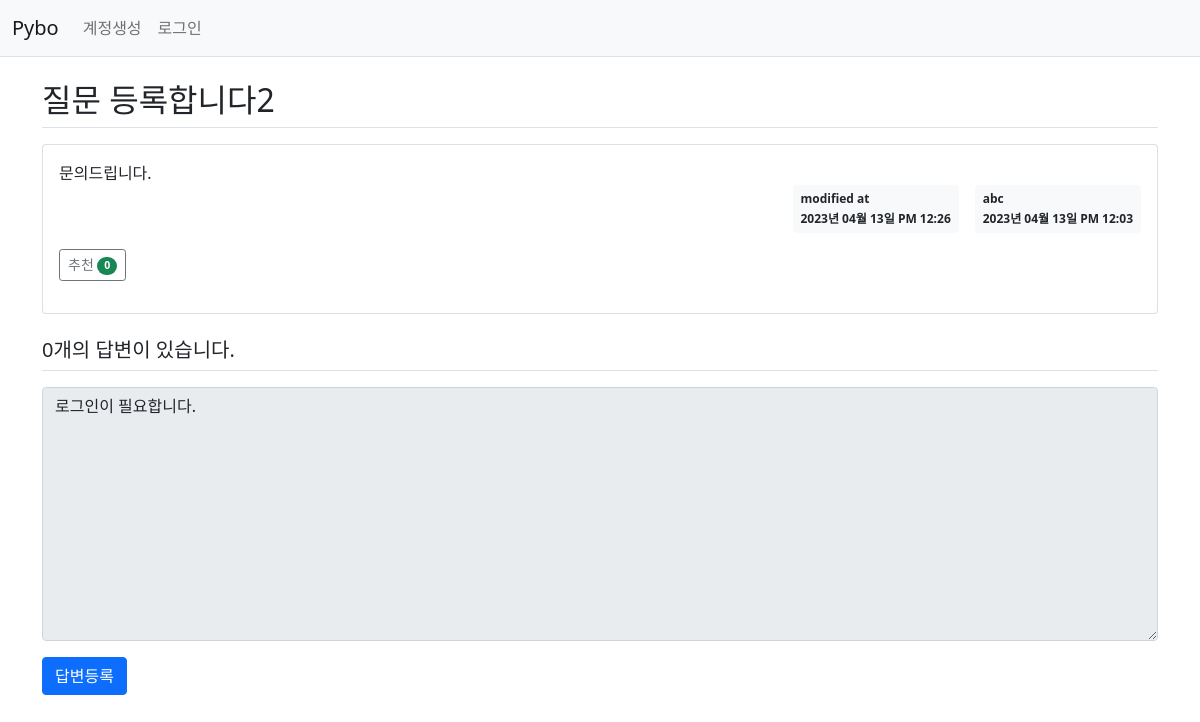
/question/detail/301/, run on an earlier commit of the app's database.
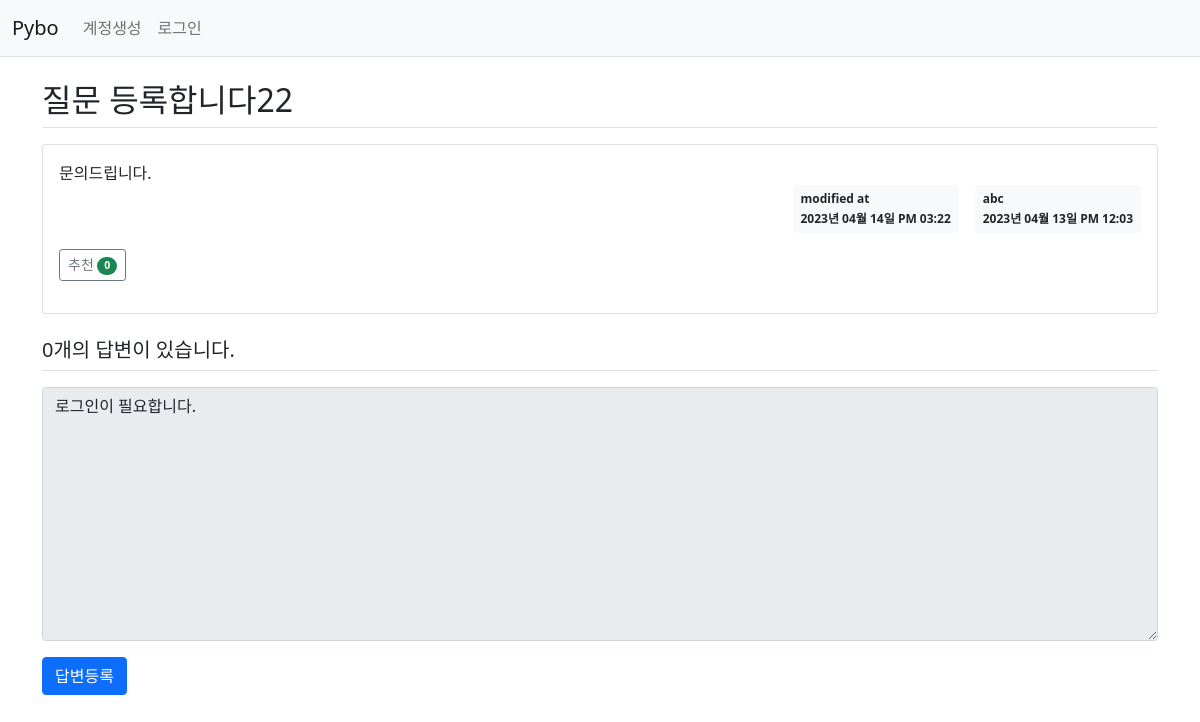
And on a later commit of the database.
### pybo/models.py (models this page shows)
class Question(db.Model):
    id = db.Column(db.Integer, primary_key=True)
    subject = db.Column(db.String(200), nullable=False)
    content = db.Column(db.Text(), nullable=False)
    create_date = db.Column(db.DateTime(), nullable=False)
    user_id = db.Column(db.Integer, db.ForeignKey('user.id', ondelete='CASCADE'), nullable=True, server_default='1')  # 그러나 이미 있던 데이터에는 user_id 값이 없다. nullable을 False로 해두면 오류가 난다. server_default는 null 대신 임의의 값을 넣어준다. server_default를 사용하면 flask db upgrade 명령을 수행할 때 null이던 데이터에도 기본값이 저장된다. default를 새로 생성되는 데이터에만 기본값을 생성해준다.
    user = db.relationship('User', backref=db.backref('question_set'))
    modify_date = db.Column(db.DateTime(), nullable=True)
    voter = db.relationship('User', secondary=question_voter, backref=db.backref('question_voter_set'))

class User(db.Model):
    id = db.Column(db.Integer, primary_key=True)
    username = db.Column(db.String(150), unique=True, nullable=False)
    password = db.Column(db.String(200), nullable=False)
    email = db.Column(db.String(120), unique=True, nullable=False)

### pybo/views/question_views.py (the view)
@bp.route('/detail/<int:question_id>/')
def detail(question_id):
    form = AnswerForm()
    question = Question.query.get_or_404(question_id)
    return render_template('question/question_detail.html', question=question, form=form)

### pybo/forms.py
class AnswerForm(FlaskForm):
    content = TextAreaField('내용', validators=[DataRequired('내용은 필수입력 항목입니다.')])

### pybo/filter.py (called while the page is built)
def format_datetime(value, fmt='%Y년 %m월 %d일 %p %I:%M'):
    return value.strftime(fmt)

### pybo/views/auth_views.py (called while the page is built)
@bp.before_app_request # 라우팅 함수보다 항상 먼저 실행됨
def load_logged_in_user():
    user_id = session.get('user_id')
    if user_id is None:
        g.user = None
    else:
        g.user = User.query.get(user_id)

### pybo/templates/question/question_detail.html (shortened to what this page needs)
<!DOCTYPE html>
<html lang="en">
<head>
</head>
<body>
{% extends 'base.html' %}
{% block content %}
<div class="container my-3">
    <h2 class="border-bottom py-2">{{ question.subject }}</h2>
    <div class="card my-3">
        <div class="card-body">
            <div class="card-text" style="white-space: pre-line;">{{ question.content }}</div>
            <div class="d-flex justify-content-end">
                {% if question.modify_date %}
                <div class="badge bg-light text-dark p-2 text-start mx-3">
                    <div class="mb-2">modified at</div>
                    <div>{{ question.modify_date|datetime }}</div>
                </div>
                {% endif %}
                <div class="badge bg-light text-dark p-2 text-start">
                    <div class="mb-2">{{ question.user.username }}</div>
                    <div>{{ question.create_date|datetime }}</div>
                </div>
            </div>
            <div class="my-3">
                <a href="javascript:void(0)" data-uri="{{ url_for('question.vote', question_id=question.id) }}"
                   class="recommend btn btn-sm btn-outline-secondary"> 추천
                    <span class="badge rounded-pill bg-success">{{ question.voter|length }}</span>
                </a>
            </div>
        </div>
    </div>
    <h5 class="border-bottom my-3 py-2">{{ question.answer_set|length }}개의 답변이 있습니다.</h5>
    <form action="{{ url_for('answer.create', question_id=question.id) }}" method="post" class="my-3">
    <form action="{{ url_for('answer.create', question_id=question.id) }}" method="post" class="my-3">
        <div class="mb-3">
            <textarea {% if not g.user %}disabled{% endif %}
                      name="content" id="content" class="form-control" rows="10">{% if not g.user %}로그인이 필요합니다.{% endif %}</textarea>
        </div>
        <input type="submit" value="답변등록" class="btn btn-primary">
    </form>
</div>
{% endblock %}

### pybo/templates/base.html (shortened to what this page needs)
<!DOCTYPE html>
<html lang="en">
<head>
    <link rel="stylesheet" href="{{ url_for('static', filename='bootstrap.min.css') }}">
    <link rel="stylesheet" href="{{ url_for('static', filename='style.css') }}">
</head>
<body>
{% include "navbar.html" %}
{% block content %}
{% endblock %}
</body>
</html>

### pybo/templates/navbar.html (shortened to what this page needs)
<!DOCTYPE html>
<html lang="en">
<head>
</head>
<body>
<nav class="navbar navbar-expand-lg navbar-light bg-light border-bottom">
    <div class="container-fluid">
        <a class="navbar-brand" href="{{ url_for('main.index') }}">Pybo</a>
        <div class="collapse navbar-collapse" id="navbarSupportedContent">
            {% if g.user %}
            <ul class="navbar-nav">
                <li class="nav-item ">
                    <a class="nav-link" href="{{ url_for('auth.logout') }}">{{ g.user.username }} (로그아웃)</a>
                </li>
            </ul>
            {% else %}
            <ul class="navbar-nav me-auto mb-2 mb-lg-0">
                <li class="nav-item">
                    <a class="nav-link" href="{{ url_for('auth.signup') }}">계정생성</a>
                </li>
                <li class="nav-item">
                    <a class="nav-link" href="{{ url_for('auth.login') }}">로그인</a>
                </li>
            </ul>
            {% endif %}
        </div>
    </div>
</nav>
</body>
</html>

What changed in the data, as far as the page shows it:
changed Question "문의드립니다.": subject "질문 등록합니다2" → "질문 등록합니다22"; modify_date "2023년 04월 13일 PM 12:26" → "2023년 04월 14일 PM 03:22"
